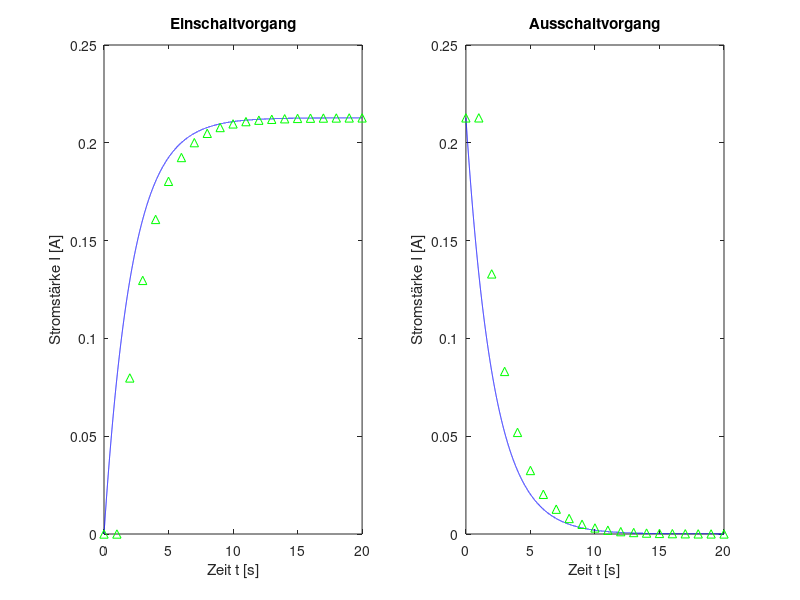

The MATLAB source for this figure:
U0 = 10; % Quellspannung
R = 47; % Widerstand
I0 = U0 / R; % maximale Stromstärke
L = 100; % Induktivität
dt = 0.001; % deltaT
n = 1; % Index

X0 = [];
Y0 = [];
I = 0;

for t=0:dt:20
  X0(n) = t;
  Y0(n) = I;
  dI = dt * (U0 - R * I) / L;
  I += dI;
  n += 1;
endfor

n = 1;
X1 = [];
Y1 = [];

for t=0:dt:20
  X1(n) = t;
  Y1(n) = I;
  dI = -dt * (R * I) / L;
  I += dI;
  n += 1;
endfor

n = 1;
X2 = [];
Y2 = [];
I = 0;

for t=0:1:20
  X2(n) = t;
  Y2(n) = I;
  I = I0 * (1- e^(-R/L*t));
  n += 1;
endfor

n = 1;
X3 = [];
Y3 = [];

for t=0:1:20
  X3(n) = t;
  Y3(n) = I;
  I = I0 * e^(-R/L*t);
  n += 1;
endfor

grid on
set(gca, "Fontsize", 18)

subplot(1, 2, 1)
plot(X0, Y0, "-b")
% legend(legend("Simulation"), "location", "southeast")
hold on
plot(X2, Y2, "^g")
title("Einschaltvorgang")
% legend(legend("Formel"), "location", "southeast")
xlabel("Zeit t [s]")
ylabel("Stromstärke I [A]")

subplot(1, 2, 2)
plot(X1, Y1, "-b")
% legend(legend("Simulation"), "location", "southeast")
hold on
plot(X3, Y3, "^g")
% legend(legend("Formel"), "location", "southeast")
title("Ausschaltvorgang")
xlabel("Zeit t [s]")
ylabel("Stromstärke I [A]")

